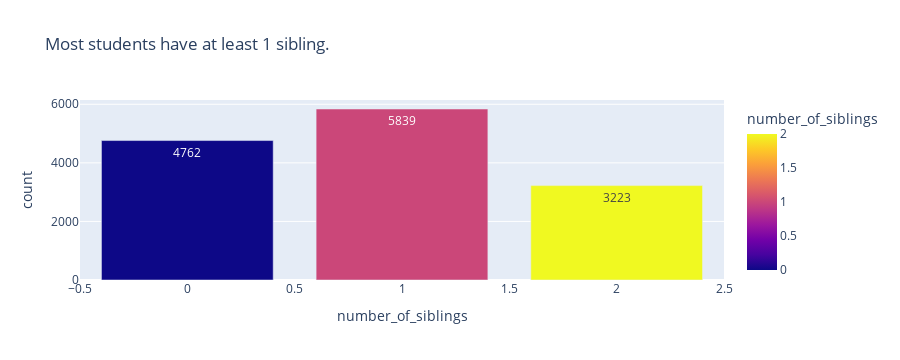

The notebook cell saved with this chart:
### Code cell
# How many siblings do the siblings have?
siblings = score['number_of_siblings'].value_counts().reset_index()
px.bar(siblings,x='number_of_siblings',y='count',text_auto=True,color='number_of_siblings',title='Most students have at least 1 sibling.')

### Figure 1 — Plotly figure (JSON) as saved in the notebook; plotly's stock layout.template omitted (floating-point values rounded to 4 significant figures)
{"data": [{"alignmentgroup": "True", "hovertemplate": "number_of_siblings=%{marker.color}<br>count=%{y}<extra></extra>", "legendgroup": "", "marker": {"color": [1, 0, 2], "coloraxis": "coloraxis", "pattern": {"shape": ""}}, "name": "", "offsetgroup": "", "orientation": "v", "showlegend": false, "textposition": "auto", "texttemplate": "%{y}", "type": "bar", "x": [1, 0, 2], "xaxis": "x", "y": [5839, 4762, 3223], "yaxis": "y"}], "layout": {"barmode": "relative", "coloraxis": {"colorbar": {"title": {"text": "number_of_siblings"}}, "colorscale": [[0, "#0d0887"], [0.1111, "#46039f"], [0.2222, "#7201a8"], [0.3333, "#9c179e"], [0.4444, "#bd3786"], [0.5556, "#d8576b"], [0.6667, "#ed7953"], [0.7778, "#fb9f3a"], [0.8889, "#fdca26"], [1, "#f0f921"]]}, "height": 360, "legend": {"tracegroupgap": 0}, "title": {"text": "Most students have at least 1 sibling."}, "xaxis": {"anchor": "y", "autorange": true, "domain": [0, 1], "range": [-0.5, 2.5], "title": {"text": "number_of_siblings"}, "type": "linear"}, "yaxis": {"anchor": "x", "autorange": true, "domain": [0, 1], "range": [0, 6146.0], "title": {"text": "count"}, "type": "linear"}}}
